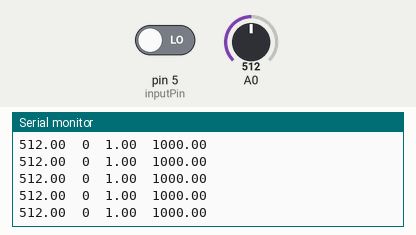
Simulated run of this sketch. Board: Arduino Uno, built with avr-gcc and run on an emulated ATmega328P. Shown: the last lines printed to the serial monitor. The test bench sets the inputs (shaded band); at power-on: A0 = 512, pin 5 (inputPin) LOW.

Above: at 1.2 s.
1.3 s: A0 set to 716
At 2.3 s:
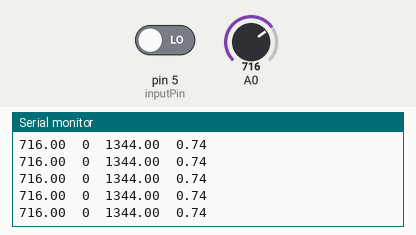
4.3 s: pin 5 (inputPin) driven HIGH
At 5.2 s:
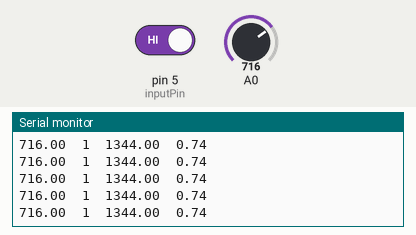
7.3 s: A0 set to 900
At 8.2 s:
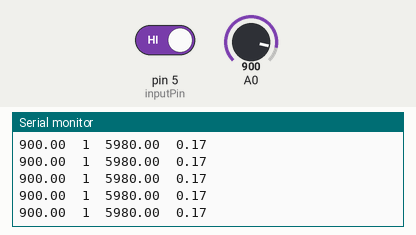
8.8 s: pin 5 (inputPin) driven LOW
At 9.5 s:
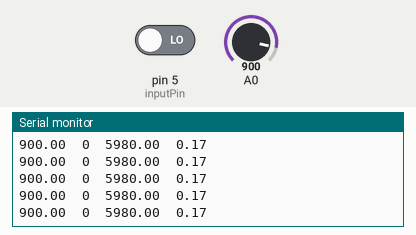
Timing chart, 0 to 11.3 s (numbered marks = the images above; inputs shaded):
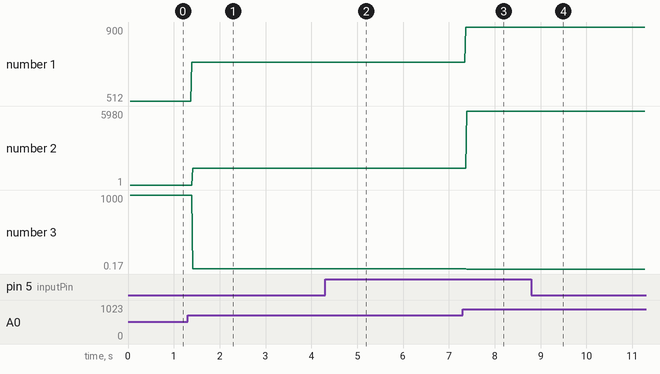

The sketch:

Arduino_Spike_Reader.ino
```cpp
//#include <FreqCount.h>

float read = 0;

int prevRead = 0;
int currentRead = 0;

int inputPin = 5;

unsigned long startMillis;
unsigned long currentMillis;

float period = 0;
float frequency = 0;

float prevAnalogValue = 0;
float currentAnalogValue = 0;

bool stateChange = false;

void setup() {
  // enable serial output
  Serial.begin(9600);

  Serial.println("Arduino Frequency Counter");
  Serial.println();

  pinMode(inputPin, INPUT);

  startMillis = millis();

  //FreqCount.begin(1000);
}

void loop() {
  //read = analogRead(0);
  //read = digitalRead(5);

  //Serial.println(read);

  /*if (FreqCount.available())
  {
    float count = FreqCount.read();
    //Serial.println(count/100);
  }*/

  currentRead = digitalRead(inputPin);
  frequency = 1000/period;

  currentAnalogValue = analogRead(0);


  //Serial.print("Input:");
  Serial.print(currentAnalogValue);
  Serial.print("\t");
  Serial.print(currentRead);
  Serial.print("\t");
  //Serial.print("Period:");
  Serial.print(period);
  Serial.print("\t");
  //Serial.print("Frequency:");
  Serial.println(frequency);

  currentMillis = millis();

  //Serial.println(val);

  /*if (currentRead != prevRead)
  {
    if (currentRead == 1)
    {

        period = currentMillis - startMillis;
        startMillis = currentMillis;


    }
    else
    {
      //stateChange = true;
    }
  }

  prevRead = currentRead;*/

  if (currentAnalogValue != prevAnalogValue)
  {
    if (currentAnalogValue > 500)
    {

      period = currentMillis - startMillis;
      startMillis = currentMillis;


    }
    else
    {
      //stateChange = true;
    }
  }

  prevAnalogValue = currentAnalogValue;


  //unsigned long count = FreqCount.read();
  //Serial.println(count);

  //delay(100);
}
```

Measured:
- after the input at 1.3 s, the serial monitor: prints a new line after 0.09 s (image 1)
- after the input at 4.3 s, the serial monitor: prints a new line after 0.08 s (image 2)
- after the input at 7.3 s, the serial monitor: prints a new line after 0.07 s (image 3)
- after the input at 8.8 s, the serial monitor: prints a new line after 0.08 s (image 4)
- plotted number 1: 512 → 716 after the input at 1.3 s, 716 → 900 after the input at 7.3 s
- plotted number 2: 1 → 1344 after the input at 1.3 s, 1344 → 5980 after the input at 7.3 s
- plotted number 3: 1000 → 0.74 after the input at 1.3 s, 0.74 → 0.17 after the input at 7.3 s
